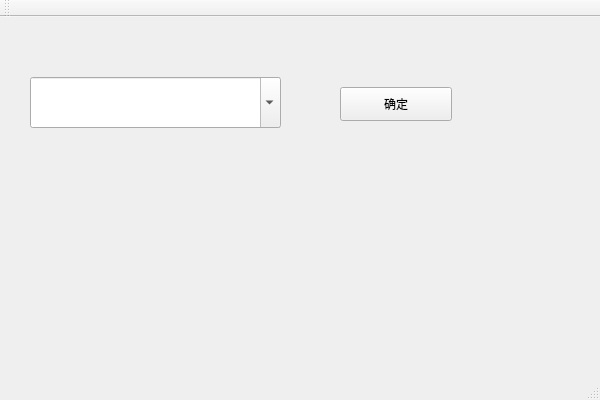
<?xml version="1.0" encoding="UTF-8"?>
<ui version="4.0">
 <class>Test5_3AClass</class>
 <widget class="QMainWindow" name="Test5_3AClass">
  <property name="geometry">
   <rect>
    <x>0</x>
    <y>0</y>
    <width>600</width>
    <height>400</height>
   </rect>
  </property>
  <property name="windowTitle">
   <string>Test5_3A</string>
  </property>
  <widget class="QWidget" name="centralWidget">
   <widget class="QComboBox" name="cmboxLang">
    <property name="geometry">
     <rect>
      <x>30</x>
      <y>60</y>
      <width>251</width>
      <height>51</height>
     </rect>
    </property>
    <property name="editable">
     <bool>true</bool>
    </property>
   </widget>
   <widget class="QPushButton" name="btnOK">
    <property name="geometry">
     <rect>
      <x>340</x>
      <y>70</y>
      <width>112</width>
      <height>34</height>
     </rect>
    </property>
    <property name="text">
     <string>确定</string>
    </property>
   </widget>
  </widget>
  <widget class="QMenuBar" name="menuBar">
   <property name="geometry">
    <rect>
     <x>0</x>
     <y>0</y>
     <width>600</width>
     <height>30</height>
    </rect>
   </property>
  </widget>
  <widget class="QToolBar" name="mainToolBar">
   <attribute name="toolBarArea">
    <enum>TopToolBarArea</enum>
   </attribute>
   <attribute name="toolBarBreak">
    <bool>false</bool>
   </attribute>
  </widget>
  <widget class="QStatusBar" name="statusBar"/>
 </widget>
 <layoutdefault spacing="6" margin="11"/>
 <resources>
  <include location="Test5_3A.qrc"/>
 </resources>
 <connections/>
</ui>
